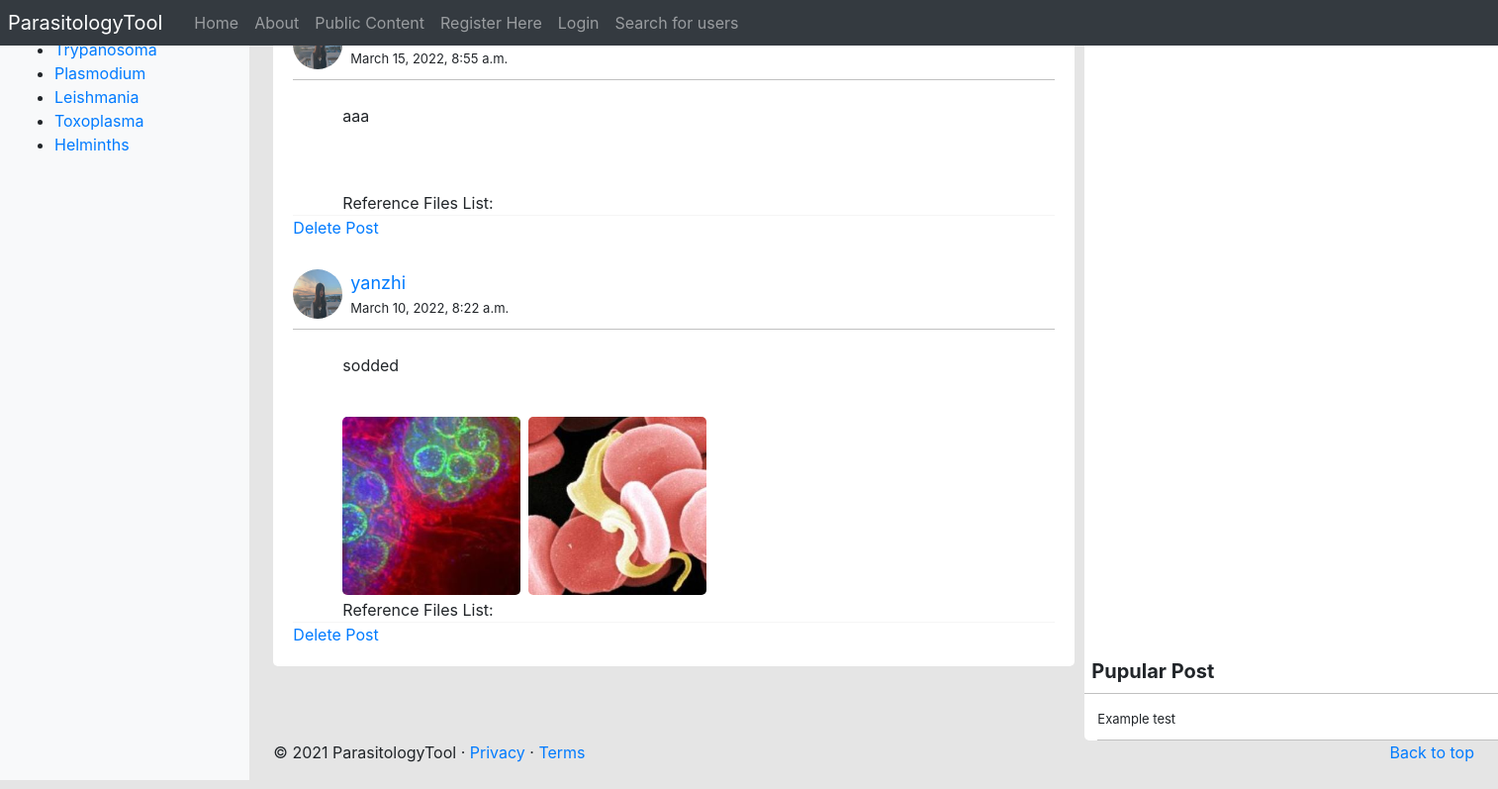
The app's page /parasitologyTool/user_posts/yanzhi/ with its own data.
### parasitologyTool/models.py (models this page shows, shortened)
class Parasite(models.Model):
	NAME_MAX_LENGTH = 128
	name = models.CharField(max_length=NAME_MAX_LENGTH, unique=True)
	views = models.IntegerField(default=0)
	picture = models.ImageField(upload_to='parasite_pic')
	intro = models.CharField(max_length=3000)

class ResearchPost(models.Model):
	title = models.CharField(max_length=100)
	content = models.TextField()
	parasite = models.ForeignKey(Parasite, on_delete=models.CASCADE, default=None)
	likes = models.ManyToManyField(User, blank=True, related_name="likes")
	dislikes = models.ManyToManyField(User, blank=True, related_name="dislikes")
	user = models.ForeignKey(UserProfile, on_delete=models.CASCADE, default=None)
	date_posted = models.DateTimeField(default=timezone.now)
	@property
	def images(self):
		return self.researchimage_set.all()
	@property
	def files(self):
		return self.researchfile_set.all()
	class Meta:
		ordering = ['-date_posted',]

class UserProfile(models.Model):
	user = models.OneToOneField(User, on_delete=models.CASCADE)
	profile_picture = models.ImageField(upload_to="profile_pictures", default="profile_pictures/default_pic.png")
	ROLE_CHOICES = [
		('clinician', 'Clinician'),
		('researcher', 'Researcher'),
		('public', 'Public'),
		('admin', 'Admin'),
	]
	role = models.CharField(max_length=50, choices=ROLE_CHOICES, default='Public')
	@property
	def username(self):
		return self.user.username

class ResearchImage(models.Model):
	research_post = models.ForeignKey(ResearchPost, on_delete=models.CASCADE, default=None)
	image = models.ImageField(upload_to='clinical_pictures', default=None)

### parasitologyTool/views.py (the view)
# urls.py: path('user_posts/<username>/',views.UserPost, name='user_posts'),
def UserPost(request, username):
    try:
        user_s = User.objects.get(username=username)
        user = UserProfile.objects.get(user=user_s)
        user_posts = user.researchpost_set.all()
    except User.DoesNotExist:
        return not_found(request)
    context_dict = {}
    context_dict['user_posts'] = user_posts
    return render(request, 'parasitologyTool/user_posts.html', context=context_dict)

### parasitologyTool/templatetags/parasitologyTool_template_tags.py (called while the page is built)
@register.inclusion_tag('parasitologyTool/parasite_list.html')
def get_parasite_list(current_category=None):
	return {'parasites': Parasite.objects.all(),
	        'current_category':current_category}

### templates/parasitologyTool/user_posts.html (shortened to what this page needs)
{% extends 'parasitologyTool/base.html' %}
{% load static %}
{% block body_block %}
<link rel="stylesheet" href="{% static 'css/userpost.css' %}">
<div class="box">
    <div>
        {% for post in user_posts %}
            <div class="a-box">
                <div class="a-s-box-author">
                    <img src="{{ MEDIA_URL }}{{ post.user.profile_picture }}"
                                alt="picture of article" />
                        <a class="a-s-box-author-name" href="{% url 'parasitologyTool:profile' post.user.username %}">{{post.user.username}}</a>
                        <div class="a-s-box-author-time">{{post.date_posted}}</div>
                </div>
                <div class="a-s-box-context">
                    <div class="item">
                        <div class="context">
                            {{ post.content|linebreaks|urlize }}
                        </div>
                    </div>
                    {% if post.images %}
                        {% for image in post.images %}
                            <a href="{{ MEDIA_URL }}{{ image.image }}"><img src="{{ MEDIA_URL }}{{ image.image }}"></a>
                        {% endfor %}
                    {% endif %}
                    <br>
                    Reference Files List:
                    <br>
                </div>
                <div>
                    <a href="{% url 'parasitologyTool:delete_post' post.id post.user.username %}" onclick="return confirm_delete();">Delete Post
                    </a>
                </div>
            </div>
        {% endfor %}
    </div>
</div>
<div class="rside">
      <p><strong>Most Pupular Post</strong></p>
      <div class="rside-box">
      Example test
      </div>
</div>
{% endblock %}

### templates/parasitologyTool/parasite_list.html
{% if parasites %}
    <ul>
    {% for p in parasites %}
        {% if p == current_category %}
            <li><strong><a href="{% url 'parasitologyTool:goto' %}?parasite_id={{ p.id }}">{{ p.name }}</a></strong></li>
        {% else %}
            <li><a href="{% url 'parasitologyTool:goto' %}?parasite_id={{ p.id }}">{{ p.name }}</a></li>
        {% endif %}
    {% endfor %}
    </ul>
{% else %}
    <strong>No parasites</strong>
{% endif %}

### static/css/userpost.css (style rules this page uses)
body { background: #E5E5E5; }
.box { float: left; }
.a-box { background: white; padding: 20px; border-radius: 5px; width: 810px; margin-bottom: -10px; float: left; }
.a-s-box-author img { float: initial; width: 50px; height: 50px; border-radius: 50%; }
.a-s-box-author { font-size: 15px; padding-bottom: 10px; border-bottom: solid 0.5px silver; position: relative; }
.a-s-box-author-name { position: absolute; top: 0px; left: 58px; font-size: 18px; }
.a-s-box-author-time { position: absolute; left:58px; top: 30px; font-size: 13px; }
.a-s-box-context { padding-left: 50px; border-bottom: solid 1px whitesmoke; }
.a-s-box-context img { width: 180px; height: 180px; margin-right: 3px; margin-bottom: 3px; border-radius: 5px; object-fit: cover; }
.rside { width: 460px; margin-left: 820px; background: white; border-radius: 5px; }
.rside-box { margin-left: 13px; margin-right: 13px; border-bottom: solid 0.5px silver; padding-bottom: 10px; font-size: 13px; }
.rside p { font-size: 20px; padding: 7px; border-bottom: solid 0.5px silver; }
.context { white-space: pre-line; }

### records on screen
Parasite: name "Trypanosoma"
Parasite: name "Plasmodium"
Parasite: name "Leishmania"
Parasite: name "Toxoplasma"
Parasite: name "Helminths"
ResearchPost: date_posted "March 15, 2022, 8:55 a.m.", content "aaa"
ResearchPost: user.profile_picture (picture), user.username "yanzhi", date_posted "March 10, 2022, 8:22 a.m.", content "sodded"
ResearchImage: image (picture)
ResearchImage: image (picture)
